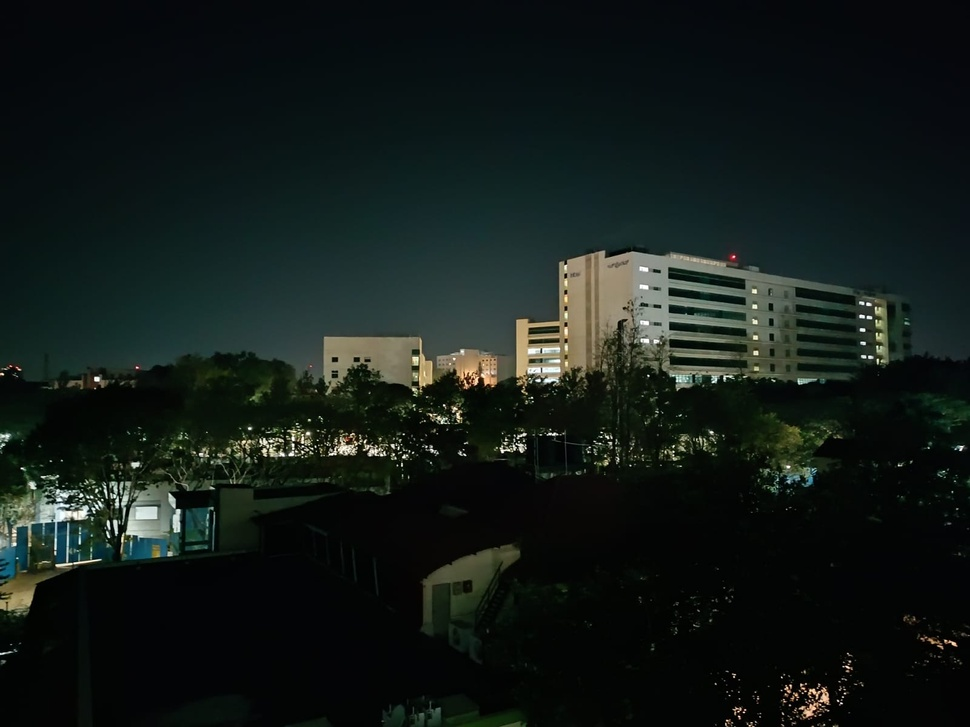
#> input picture input_images/panorama_left.jpg, 970 x 727 px, shrunk from 1600 x 1200 before the run
$ python panoramaStitching.py
#> lines starting #> are read from the running program, lines starting #| are printed output that depends on the picture; after the words box and inside, x2 and y2 are one past the last pixel; in counts of white or black regions, pixels touching at a corner belong together
import cv2
import numpy as np
import matplotlib.pyplot as plt

class PanoramaStitcher:
    def __init__(self, image_paths):
        """
        Initializes the panorama stitcher with image paths.
        """
        self.image_paths = image_paths
        self.images = []
        self.keypoints_list = []
        self.descriptors_list = []
        self.orb = cv2.ORB_create()

    def load_images(self):
        """
        Loads images from file paths and converts them to grayscale.
        """
        for path in self.image_paths:
            image = cv2.imread(path)
            if image is None:
                print(f"⚠️ Warning: Unable to load image {path}")
                continue
            self.images.append(image)

    def detect_keypoints(self):
        """
        Detects ORB keypoints and descriptors for each image.
        """
        for image in self.images:
            gray = cv2.cvtColor(image, cv2.COLOR_BGR2GRAY)
            keypoints, descriptors = self.orb.detectAndCompute(gray, None)

            if descriptors is None:
                print("⚠️ Warning: No descriptors found in one image, skipping...")
                continue

            self.keypoints_list.append(keypoints)
            self.descriptors_list.append(descriptors)

    def display_keypoints(self):
        """
        Displays images with detected keypoints.
        """
        fig, axes = plt.subplots(1, len(self.images), figsize=(15, 5))
        for ax, img, kps, path in zip(axes, self.images, self.keypoints_list, self.image_paths):
            img_with_keypoints = cv2.drawKeypoints(img, kps, None, color=(0, 255, 0), flags=0)
            ax.imshow(cv2.cvtColor(img_with_keypoints, cv2.COLOR_BGR2RGB))
            ax.set_title(path.split('/')[-1])
            ax.axis("off")
        plt.show()

    def match_keypoints(self):
        """
        Matches keypoints between consecutive images.
        Returns: List of matches between images.
        """
        matcher = cv2.BFMatcher(cv2.NORM_HAMMING, crossCheck=True)
        matches_list = []

        for i in range(1, len(self.descriptors_list)):
            matches = matcher.match(self.descriptors_list[i - 1], self.descriptors_list[i])
            matches = sorted(matches, key=lambda x: x.distance)

            if len(matches) < 10:  # If too few matches, warn the user
                print(f"⚠️ Warning: Poor match quality between images {i-1} and {i}")

            matches_list.append(matches)
        return matches_list

    def compute_homographies(self, matches_list):
        """
        Computes homography matrices between matched images.
        Returns: List of homography matrices.
        """
        homographies = []

        for i, matches in enumerate(matches_list):
            src_pts = np.float32([self.keypoints_list[i][m.queryIdx].pt for m in matches]).reshape(-1, 1, 2)
            dst_pts = np.float32([self.keypoints_list[i + 1][m.trainIdx].pt for m in matches]).reshape(-1, 1, 2)

            H, mask = cv2.findHomography(dst_pts, src_pts, cv2.RANSAC, 4.0)  # Adjusted threshold for better accuracy

            if H is None:
                print(f"⚠️ Warning: Homography computation failed between images {i} and {i+1}")
                continue

            homographies.append(H)

        return homographies

    def crop_black_borders(self, image):
        """
        Crops out black borders from the final stitched image.
        """
        gray = cv2.cvtColor(image, cv2.COLOR_BGR2GRAY)
        _, thresh = cv2.threshold(gray, 1, 255, cv2.THRESH_BINARY)
        contours, _ = cv2.findContours(thresh, cv2.RETR_EXTERNAL, cv2.CHAIN_APPROX_SIMPLE)

        if contours:
            x, y, w, h = cv2.boundingRect(max(contours, key=cv2.contourArea))
            return image[y:y+h, x:x+w]

        return image  # If no contours are found, return as is.

    def stitch_images(self):
        """
        Stitches images using ORB keypoint matching and homography transformations.
        Returns: Stitched panorama image.
        """
        matches_list = self.match_keypoints()
        homographies = self.compute_homographies(matches_list)

        if not homographies:
            print("❌ Error: Could not compute homographies. Exiting.")
            return None

        # Initialize panorama with the first image
        panorama = self.images[0]

        for i in range(1, len(self.images)):
            H = homographies[i - 1]

            # Get size for the new warped image
            h1, w1 = panorama.shape[:2]
            h2, w2 = self.images[i].shape[:2]

            # Warp the next image onto the panorama
            warped_img = cv2.warpPerspective(self.images[i], H, (w1 + w2, h1))
            warped_img[0:h1, 0:w1] = panorama  # Merge images
            panorama = warped_img

        # Crop unnecessary black areas
        panorama = self.crop_black_borders(panorama)
        return panorama

    def run(self):
        """
        Runs the full panorama stitching process.
        """
        self.load_images()
#> in load_images, image is the input picture: shape (727, 970, 3); mean B, G, R 23.9, 27.2, 19.2

        if len(self.images) < 2:
            print("❌ Error: Need at least two images for stitching.")
            return

        self.detect_keypoints()
#> the loop in detect_keypoints, `for image in self.images:` made 3 passes
#> pass 1, in detect_keypoints, `gray = cv2.cvtColor(image, cv2.COLOR_BGR2GRAY)`:
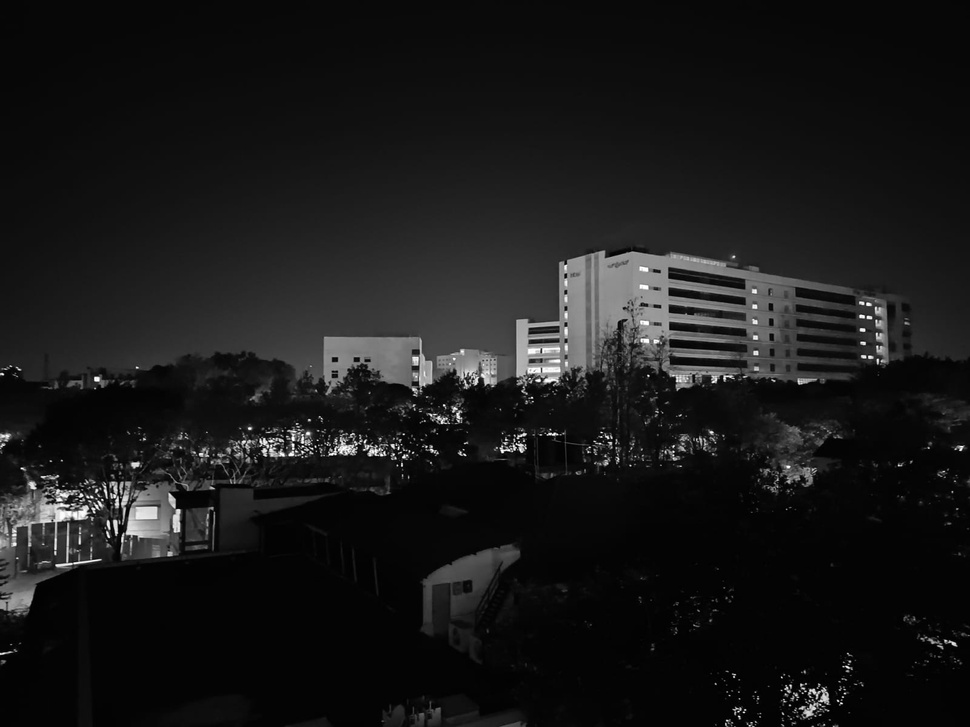
#> gray: shape (727, 970); min 0, max 255, mean 24.4
#> pass 3, in detect_keypoints, `gray = cv2.cvtColor(image, cv2.COLOR_BGR2GRAY)`:
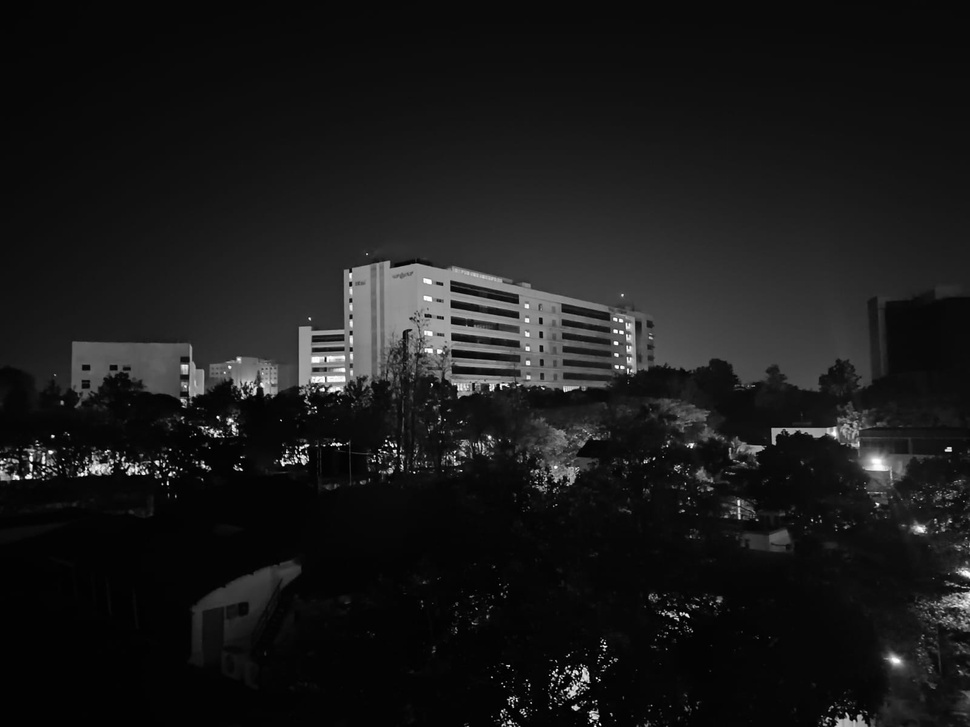
#> gray: shape (727, 970); min 0, max 255, mean 25.5
#> after the loop in detect_keypoints, `for image in self.images:`: self.descriptors_list = 3 items
        self.display_keypoints()
#> the loop in display_keypoints, `for ax, img, kps, path in zip(axes, self.images, self.keypoints_list, ..` made 3 passes
#> path on passes 1 to 3: '../input_images/panorama_left.jpg', '../input_images/panorama_centre.jpg', '../input_images/panorama_right.jpg'
#> pass 2, in display_keypoints, `img_with_keypoints = cv2.drawKeypoints(img, kps, None, color=(0, 255, ..`:
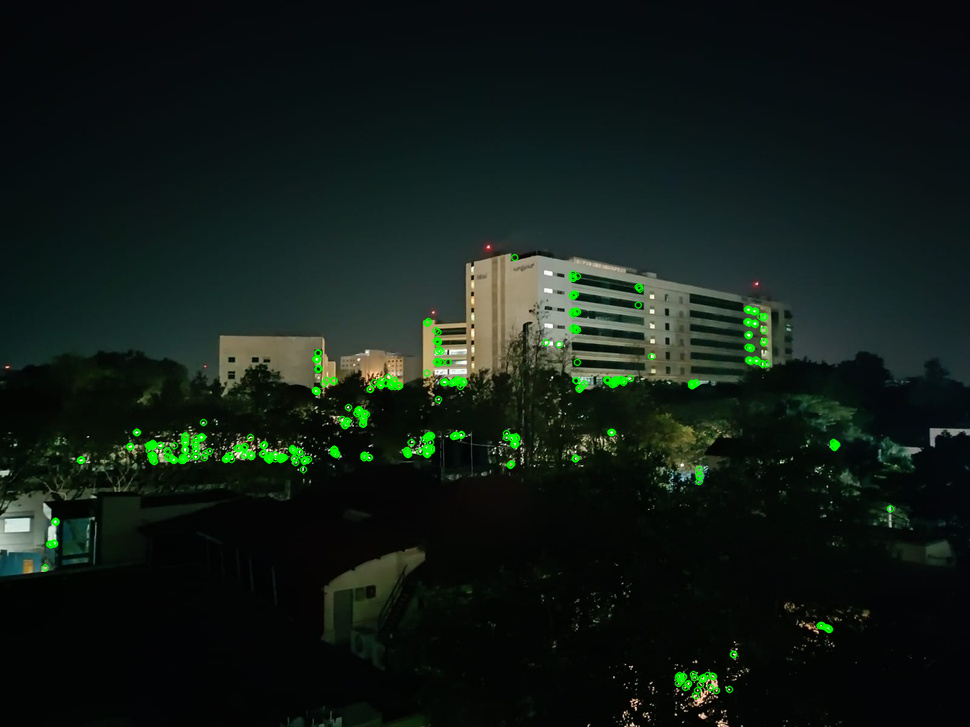
#> img_with_keypoints: shape (727, 970, 3); mean B, G, R 22.2, 28, 17.8
#> in display_keypoints, `plt.show()`:
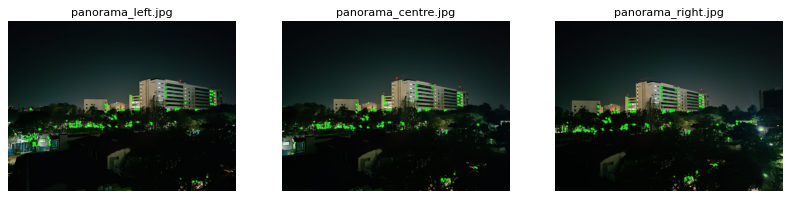
#> figure drawn by matplotlib, 3 panels

        panorama = self.stitch_images()
#> the loop in match_keypoints, `for i in range(1, len(self.descriptors_list)):` made 2 passes
#> matches on passes 1 to 2: 282 matches, 261 matches
#> after the loop in match_keypoints, `for i in range(1, len(self.descriptors_list)):`: matches_list = 2 matches
#> the loop in compute_homographies, `for i, matches in enumerate(matches_list):` made 2 passes
#> after the loop in compute_homographies, `for i, matches in enumerate(matches_list):`: homographies = [[[0.825, 0.0235, 123.1], [-0.0742, 0.933, 29.67], [-0.000187, 2.78e-05, 1]], [[0.782, 0.00161, 159.8], [-0.0813, 0.91, 25.54], [-0.000234, 4.91e-06, 1]]]
#> the loop in stitch_images, `for i in range(1, len(self.images)):` made 2 passes
#> (h1, w1, h2, w2) on passes 1 to 2: (727, 970, 727, 970), (727, 1940, 727, 970)
#> pass 1, in stitch_images, `panorama = warped_img`:
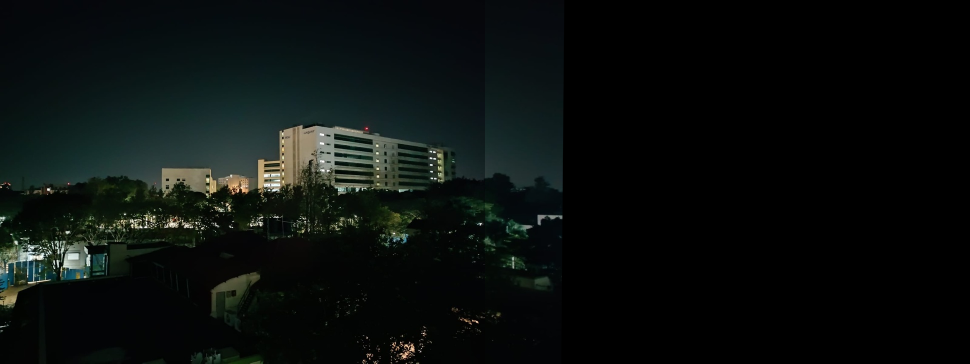
#> panorama: shape (727, 1940, 3) (shown at 1/2 size); mean of channels 0, 1, 2 13.6, 15.1, 10.5; drawn as B, G, R
#> in crop_black_borders, `_, thresh = cv2.threshold(gray, 1, 255, cv2.THRESH_BINARY)`:
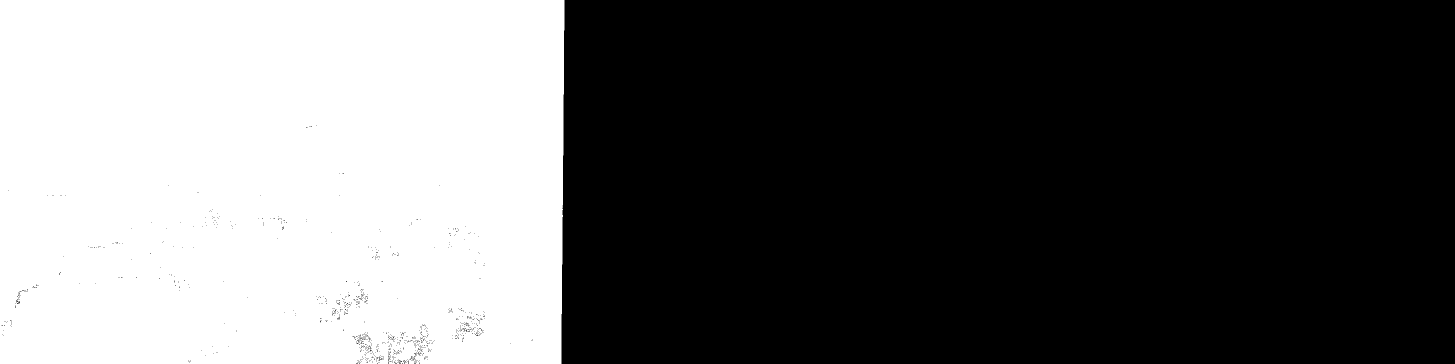
#> thresh: shape (727, 2910) (shown at 1/2 size); 38.6% white; 1 white region
#> in crop_black_borders, `contours, _ = cv2.findContours(thresh, cv2.RETR_EXTERNAL, cv2.CHAIN_AP..`: contours = 1 contour; box (x1, y1, x2, y2) and area: (0, 0, 1129, 727) 816680
#> in crop_black_borders, `x, y, w, h = cv2.boundingRect(max(contours, key=cv2.contourArea))`: x = 0; w = 1129; h = 727
#> in crop_black_borders, `return image[y:y+h, x:x+w]`:
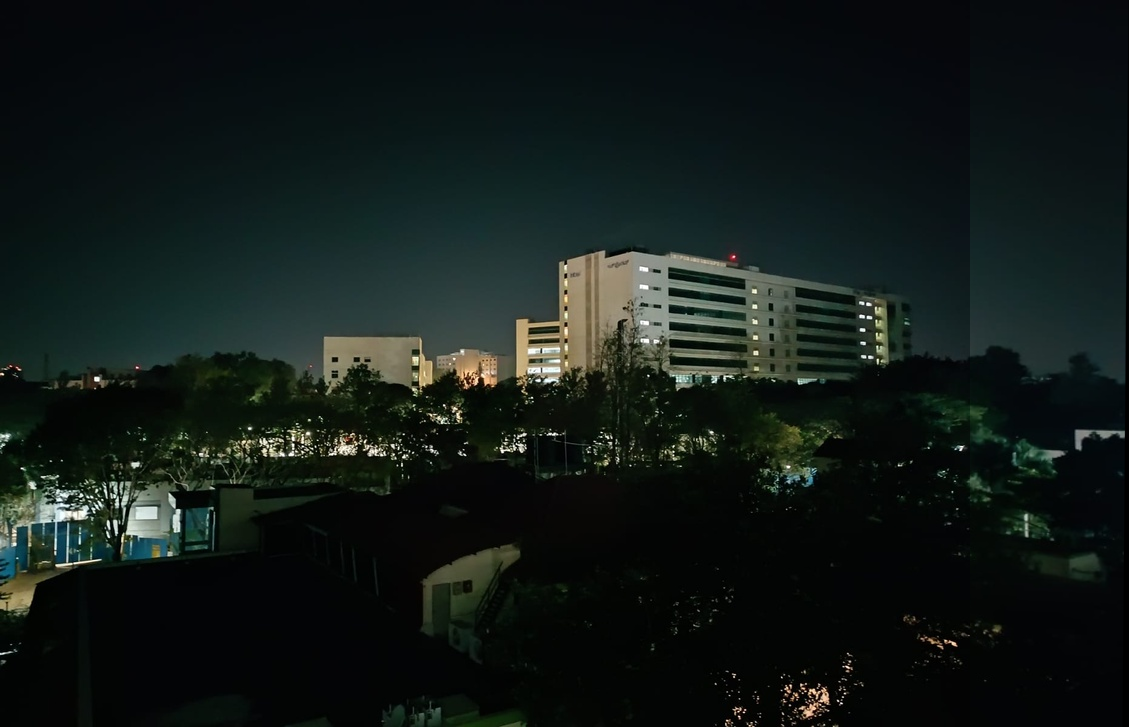
#> returned value: shape (727, 1129, 3); mean of channels 0, 1, 2 23.3, 26, 18.1; drawn as B, G, R

        if panorama is not None:
            plt.figure(figsize=(15, 5))
            plt.imshow(cv2.cvtColor(panorama, cv2.COLOR_BGR2RGB))
            plt.axis("off")
            plt.title("Stitched Panorama")
            plt.show()

            cv2.imwrite("stitched_panorama.jpg", panorama)
            print("✅ Panorama saved as 'stitched_panorama.jpg'.")


if __name__ == "__main__":
    # Define image paths
    image_paths = [
        "../input_images/panorama_left.jpg",
        "../input_images/panorama_centre.jpg",
        "../input_images/panorama_right.jpg"
    ]

    # Run the panorama stitcher
    stitcher = PanoramaStitcher(image_paths)
    stitcher.run()
